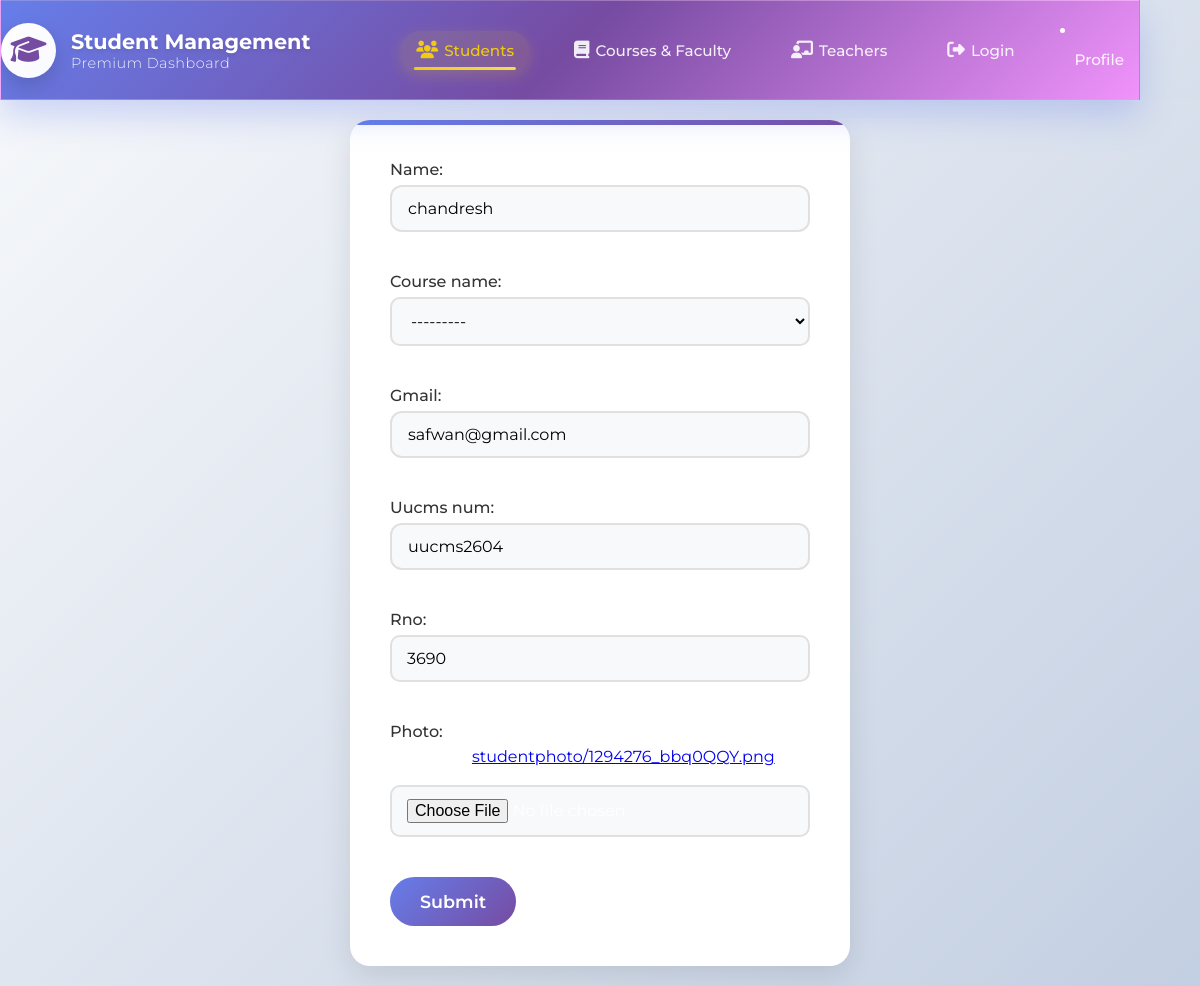
The page /cd/edit/4/ on the database as committed earlier.
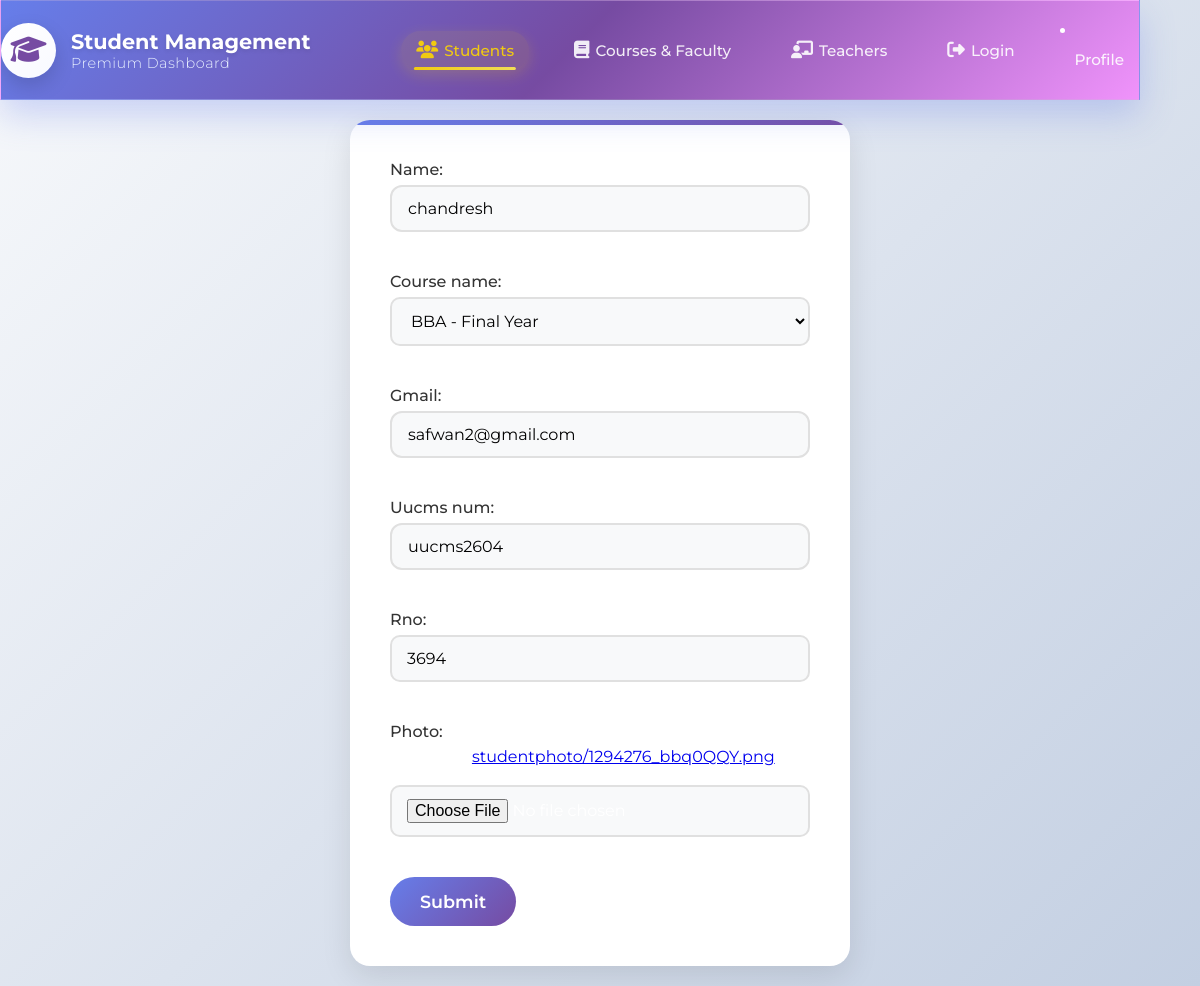
The same page on the database as committed later.
### Course/models.py (models this page shows)
class Courses(models.Model):
    COURSE_CHOICES = [
        ('BCA', 'BCA'),
        ('BBA', 'BBA'),
    ]
    course_name = models.CharField(max_length=3, choices=COURSE_CHOICES)
    year = models.CharField(
        max_length=20,
        choices=[
            ('First Year', 'First Year'),
            ('Second Year', 'Second Year'),
            ('Final Year', 'Final Year'),
        ]
    )
    sub1 = models.CharField(max_length=50)
    sub2 = models.CharField(max_length=50)
    sub3 = models.CharField(max_length=50)
    def __str__(self):
        return f"{self.course_name} - {self.year}"

### canaradatabase/models.py (models this page shows, shortened)
class Student(models.Model):
    name=models.CharField(max_length=100,null=False,blank=False)
    course_name=models.ForeignKey(Courses,on_delete=models.CASCADE,null=True,blank=True)
    gmail=models.EmailField(null=False,blank=False)
    uucms_num=models.CharField(max_length=15,blank=False,null=False)
    rno=models.IntegerField(null=False)
    photo=models.ImageField(upload_to='studentphoto/',null=True)

### canaradatabase/views.py (the view)
# urls.py: path('edit/<int:pk>/',views.edit_student_view,name='edit'),
def edit_student_view(request,pk):
    pk=get_object_or_404(Student,pk=pk)
    if request.method=='POST':
        form=AddStudent(request.POST,request.FILES,instance=pk)
        if form.is_valid():
           form.save()
           return redirect('home')
        return render(request,'edit.html',{'form':form})
    else:
        form=AddStudent(instance=pk)
    return render(request,'edit.html',{'form':form})

### canaradatabase/forms.py (shortened to what this page needs)
class AddStudent(forms.ModelForm):
    class Meta:
        model=Student
        fields='__all__'

### canaradatabase/templates/edit.html (shortened to what this page needs)
{% extends "layout.html" %}
{% block content %}
<div class="form-wrapper">
  <div class="form-card">
    <form method="POST" enctype="multipart/form-data">
      {{ form.as_p }}
      <button type="submit">Submit</button>
    </form>
  </div>
</div>
{% endblock %}

Rows that differ between the two databases and show on the page:
changed Student "chandresh": gmail "safwan@gmail.com" → "safwan2@gmail.com"; rno "3690" → "3694"
computed for Courses: course_name "---------" → "BBA - Final Year"
